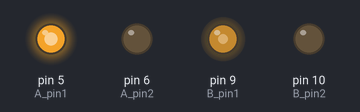
Bench run of a sketch on a simulated Arduino Uno, built with avr-gcc and run on an emulated ATmega328P. On the bench: output pins drawn as LEDs (lit = HIGH). What the sketch prints to the serial monitor is not drawn.

Above: at 0.1 s.
Timing chart, 0 to 1.6 s (numbered marks = the images above):
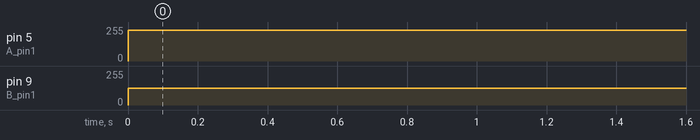

The sketch:

sketch_sep29a.ino
```cpp
const int A_pin1 = 5; //backward pin
const int A_pin2 = 6; //forward pin
const int B_pin1 = 9; //backwad pin
const int B_pin2 = 10; //forward pin

void setup() {
  // put your setup code here, to run once

  pinMode(A_pin1, OUTPUT);
  pinMode(A_pin2, OUTPUT);
  pinMode(B_pin1, OUTPUT);
  pinMode(B_pin2, OUTPUT);

  Serial.begin(9600);
}

void loop() {
  // put your main code here, to run repeatedly:
  int speed = 125;

  analogWrite(B_pin1, speed);
  analogWrite(A_pin1, 230);

  Serial.println(speed);

  delay(100);
}
```

Measured:
- by itself, pin 5 (A_pin1): 0/255 → 230/255 at 0.00 s
- by itself, pin 9 (B_pin1): 0/255 → 125/255 at 0.00 s
